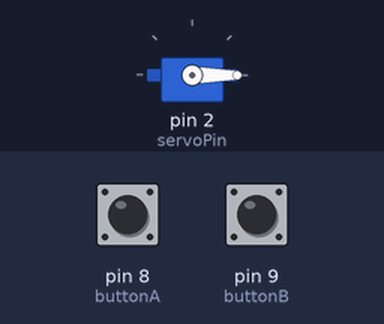
A sketch run on a simulated Arduino Uno, built with avr-gcc and run on an emulated ATmega328P. Parts: servo. The test bench sets the inputs (shaded band); at power-on: pin 8 (buttonA) HIGH, pin 9 (buttonB) HIGH.

Above: at 1.2 s.
1.3 s: pin 8 (buttonA) pulled LOW for 1 s
At 2.6 s:
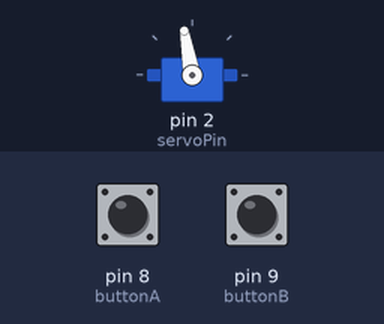
3.8 s: pin 9 (buttonB) pulled LOW for 1 s
At 3.96 s:
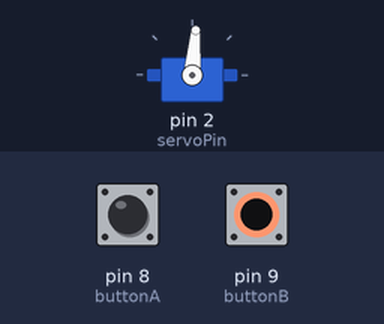
6.3 s: pin 8 (buttonA) pulled LOW for 3.2 s
At 9.1 s:
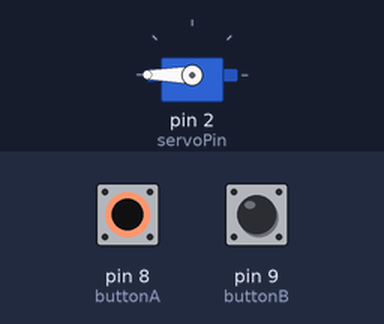
11.0 s: pin 9 (buttonB) pulled LOW for 0.15 s
At 12.2 s:
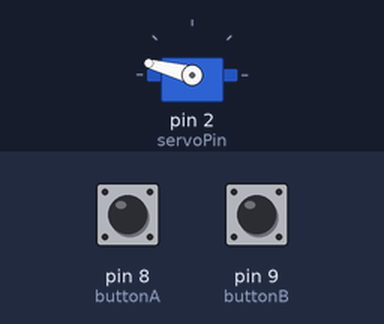
Timing chart, 0 to 13.6 s (numbered marks = the images above; inputs shaded):
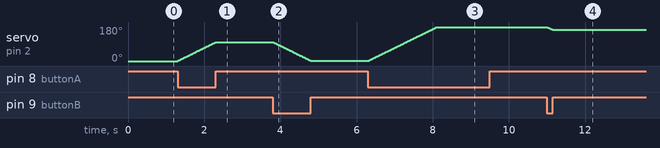

The sketch:

MyServo.ino
```cpp
#include <Servo.h>
#define servoPin 2
#define buttonA 8
#define buttonB 9
int pos = 0;
Servo servo;
void setup() {
  // put your setup code here, to run once:
  pinMode (buttonA, INPUT_PULLUP);
  pinMode (buttonB, INPUT_PULLUP);
  servo.attach(servoPin);
}

void loop() {
  if (digitalRead(buttonA) == LOW){
    if (pos < 180){
      pos++;
    }
  }
  if (digitalRead(buttonB) == LOW){
    if (pos > 0){
      pos--;
    }
  }
  servo.write(pos);
  delay(10);

}
```

Measured:
- after the input at 1.3 s, servo on pin 2 (servoPin): moves from 0° to 100° over 1.0 s, starting at once
- after the input at 3.8 s, servo on pin 2 (servoPin): moves from 100° to 1° over 0.99 s, starting at once
- after the input at 6.3 s, servo on pin 2 (servoPin): moves from 1° to 180° over 1.8 s, starting at once
- after the input at 11.0 s, servo on pin 2 (servoPin): 180° → 165° at once
